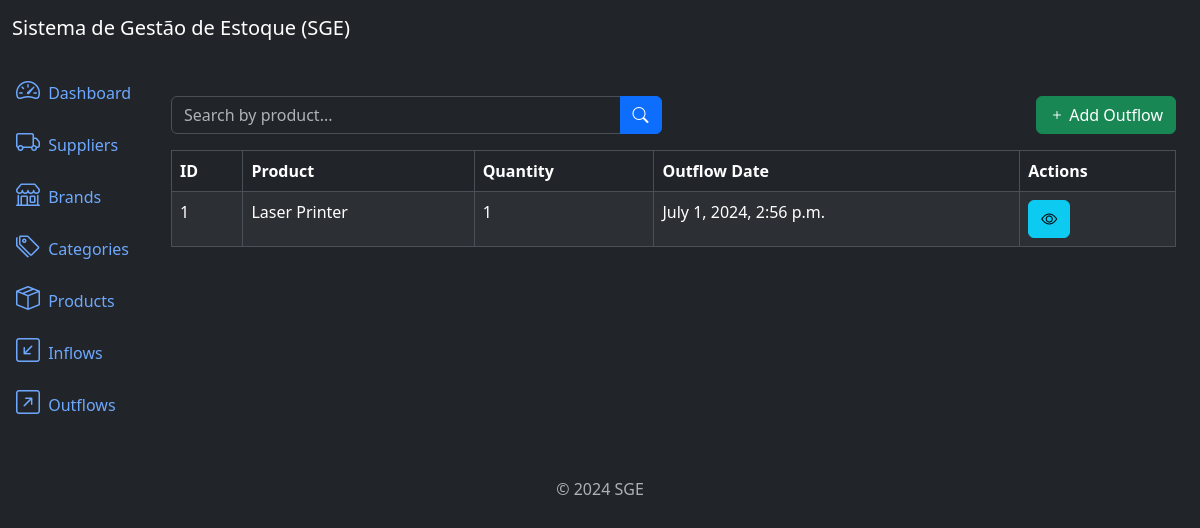
/outflows/list/, run on an earlier commit of the app's database.
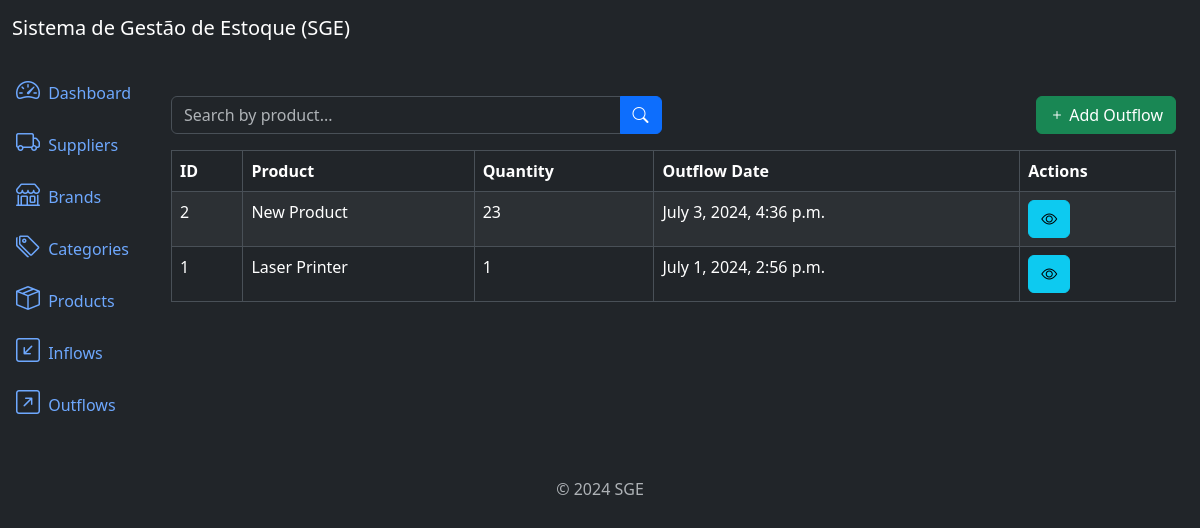
And on a later commit of the database.
### outflows/models.py (models this page shows, shortened)
class Outflow(models.Model):
    product = models.ForeignKey(Product, on_delete=models.PROTECT, related_name='outflows')
    quantity = models.IntegerField()
    description = models.TextField(null=True, blank=True)
    created_at = models.DateTimeField(auto_now_add=True)
    updated_at = models.DateTimeField(auto_now=True)
    class Meta:
        ordering = ['-created_at']

### products/models.py (models this page shows)
class Product(models.Model):
    title = models.CharField(max_length=500)
    category = models.ForeignKey(Category, on_delete=models.PROTECT, related_name='products')  # Protect block to delete a category that has 1 prod
    brand = models.ForeignKey(Brand, on_delete=models.PROTECT, related_name="products")
    description = models.TextField(null=True, blank=True)
    serie_number = models.CharField(max_length=200, null=True, blank=True)
    cost_price = models.DecimalField(max_digits=20, decimal_places=2)
    selling_price = models.DecimalField(max_digits=20, decimal_places=2)
    quantity = models.IntegerField(default=0)
    created_at = models.DateTimeField(auto_now_add=True)
    updated_at = models.DateTimeField(auto_now=True)
    class Meta:
        ordering = ['title']
    def __str__(self):
        return self.title

### outflows/views.py (the view)
# urls.py: path('outflows/list/', views.OutflowListView.as_view(), name='outflow_list'),
class OutflowListView(ListView):
    model = models.Outflow
    template_name = 'outflow_list.html'
    context_object_name = 'outflows'  # object will be send to template
    paginate_by = 10
    def get_queryset(self):
        queryset = super().get_queryset()  # return all registers
        product = self.request.GET.get('product')
        if product:
            queryset = queryset.filter(product__title__icontains=product)
        return queryset

### outflows/templates/outflow_list.html (shortened to what this page needs)
{% extends 'base.html' %}
{% block content %}
<div class="row mb-3">
    <div class="col-md-6">
        <form method="get" action="{% url 'outflow_list' %}">
            <div class="input-group">
                <input type="text" class="form-control" name="product" placeholder="Search by product..." value="{{ request.GET.product }}">
                <button type="submit" class="btn btn-primary">
                    <i class="bi bi-search"></i>
                </button>
            </div>
        </form>
    </div>
    <div class="col-md-6">
        <a href="{% url 'outflow_create' %}" class="btn btn-success float-end">
            <i class="bi bi-plus"></i> Add Outflow
        </a>
    </div>
</div>
<div class="table-responsive">
    <table class="table table-striped table-bordered">
        <thead class="thead-dark">
            <tr>
                <th>ID</th>
                <th>Product</th>
                <th>Quantity</th>
                <th>Outflow Date</th>
                <th>Actions</th>
            </tr>
        </thead>
        <tbody>
            {% for outflow in outflows %}
                <tr>
                    <td>{{ outflow.id }}</td>
                    <td>{{ outflow.product }}</td>
                    <td>{{ outflow.quantity }}</td>
                    <td>{{ outflow.created_at }}</td>
                    <td>
                        <a href="{% url 'outflow_detail' outflow.id %}" class="btn btn-info btn-small">
                            <i class="bi bi-eye"></i>
                        </a>
                    </td>
                </tr>
            {% endfor %}
        </tbody>
    </table>
</div>
{% endblock %}

What changed in the data, as far as the page shows it:
added Outflow: id "2", product "New Product", quantity "23", created_at "July 3, 2024, 4:36 p.m."
